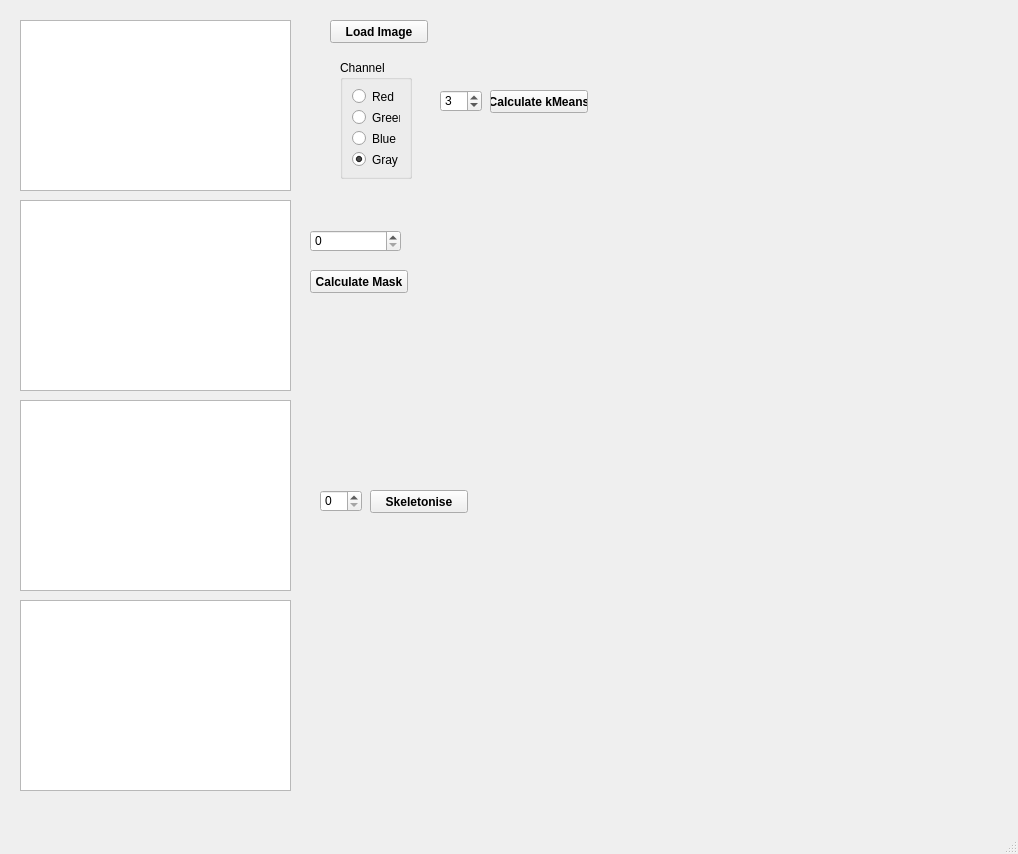
<?xml version="1.0" encoding="UTF-8"?>
<ui version="4.0">
 <class>radius</class>
 <widget class="QMainWindow" name="radius">
  <property name="geometry">
   <rect>
    <x>0</x>
    <y>0</y>
    <width>1018</width>
    <height>854</height>
   </rect>
  </property>
  <property name="windowTitle">
   <string>Nano2021</string>
  </property>
  <property name="windowIcon">
   <iconset>
    <normaloff>../../.designer/backup/ico.svg</normaloff>../../.designer/backup/ico.svg</iconset>
  </property>
  <widget class="QWidget" name="centralwidget">
   <widget class="QSplitter" name="splitter_2">
    <property name="geometry">
     <rect>
      <x>9</x>
      <y>692</y>
      <width>16</width>
      <height>0</height>
     </rect>
    </property>
    <property name="orientation">
     <enum>Qt::Vertical</enum>
    </property>
    <widget class="QSplitter" name="splitter">
     <property name="sizePolicy">
      <sizepolicy hsizetype="Fixed" vsizetype="Fixed">
       <horstretch>0</horstretch>
       <verstretch>0</verstretch>
      </sizepolicy>
     </property>
     <property name="orientation">
      <enum>Qt::Horizontal</enum>
     </property>
    </widget>
   </widget>
   <widget class="QPushButton" name="button_open">
    <property name="geometry">
     <rect>
      <x>330</x>
      <y>20</y>
      <width>98</width>
      <height>23</height>
     </rect>
    </property>
    <property name="font">
     <font>
      <weight>75</weight>
      <bold>true</bold>
     </font>
    </property>
    <property name="text">
     <string>Load Image</string>
    </property>
    <property name="shortcut">
     <string>Ctrl+S</string>
    </property>
   </widget>
   <widget class="ImageView" name="im_orig">
    <property name="geometry">
     <rect>
      <x>20</x>
      <y>20</y>
      <width>271</width>
      <height>171</height>
     </rect>
    </property>
   </widget>
   <widget class="ImageView" name="im_mask">
    <property name="geometry">
     <rect>
      <x>20</x>
      <y>400</y>
      <width>271</width>
      <height>191</height>
     </rect>
    </property>
   </widget>
   <widget class="QSpinBox" name="threshold">
    <property name="geometry">
     <rect>
      <x>310</x>
      <y>230</y>
      <width>91</width>
      <height>22</height>
     </rect>
    </property>
    <property name="minimum">
     <number>0</number>
    </property>
    <property name="maximum">
     <number>255</number>
    </property>
   </widget>
   <widget class="QPushButton" name="button_mask">
    <property name="geometry">
     <rect>
      <x>310</x>
      <y>270</y>
      <width>98</width>
      <height>23</height>
     </rect>
    </property>
    <property name="font">
     <font>
      <weight>75</weight>
      <bold>true</bold>
     </font>
    </property>
    <property name="text">
     <string>Calculate Mask</string>
    </property>
    <property name="shortcut">
     <string>Ctrl+S</string>
    </property>
   </widget>
   <widget class="QSpinBox" name="n_clusters">
    <property name="geometry">
     <rect>
      <x>440</x>
      <y>90</y>
      <width>42</width>
      <height>22</height>
     </rect>
    </property>
    <property name="minimum">
     <number>2</number>
    </property>
    <property name="maximum">
     <number>11</number>
    </property>
    <property name="value">
     <number>3</number>
    </property>
   </widget>
   <widget class="QPushButton" name="button_kmeans">
    <property name="geometry">
     <rect>
      <x>490</x>
      <y>90</y>
      <width>98</width>
      <height>23</height>
     </rect>
    </property>
    <property name="font">
     <font>
      <weight>75</weight>
      <bold>true</bold>
     </font>
    </property>
    <property name="text">
     <string>Calculate kMeans</string>
    </property>
    <property name="shortcut">
     <string>Ctrl+S</string>
    </property>
   </widget>
   <widget class="QGroupBox" name="groupBox">
    <property name="geometry">
     <rect>
      <x>340</x>
      <y>60</y>
      <width>72</width>
      <height>119</height>
     </rect>
    </property>
    <property name="title">
     <string>Channel</string>
    </property>
    <layout class="QVBoxLayout" name="verticalLayout">
     <item>
      <widget class="QRadioButton" name="ch_red">
       <property name="text">
        <string>Red</string>
       </property>
      </widget>
     </item>
     <item>
      <widget class="QRadioButton" name="ch_green">
       <property name="text">
        <string>Green</string>
       </property>
      </widget>
     </item>
     <item>
      <widget class="QRadioButton" name="ch_blue">
       <property name="text">
        <string>Blue</string>
       </property>
      </widget>
     </item>
     <item>
      <widget class="QRadioButton" name="ch_gray">
       <property name="text">
        <string>Gray</string>
       </property>
       <property name="checked">
        <bool>true</bool>
       </property>
      </widget>
     </item>
    </layout>
   </widget>
   <widget class="ImageView" name="im_channel">
    <property name="geometry">
     <rect>
      <x>20</x>
      <y>200</y>
      <width>271</width>
      <height>191</height>
     </rect>
    </property>
   </widget>
   <widget class="ImageView" name="im_skinny">
    <property name="geometry">
     <rect>
      <x>20</x>
      <y>600</y>
      <width>271</width>
      <height>191</height>
     </rect>
    </property>
   </widget>
   <widget class="QSpinBox" name="islands">
    <property name="geometry">
     <rect>
      <x>320</x>
      <y>490</y>
      <width>42</width>
      <height>22</height>
     </rect>
    </property>
    <property name="minimum">
     <number>0</number>
    </property>
    <property name="maximum">
     <number>255</number>
    </property>
   </widget>
   <widget class="QPushButton" name="button_skel">
    <property name="geometry">
     <rect>
      <x>370</x>
      <y>490</y>
      <width>98</width>
      <height>23</height>
     </rect>
    </property>
    <property name="font">
     <font>
      <weight>75</weight>
      <bold>true</bold>
     </font>
    </property>
    <property name="text">
     <string>Skeletonise</string>
    </property>
    <property name="shortcut">
     <string>Ctrl+S</string>
    </property>
   </widget>
  </widget>
  <widget class="QStatusBar" name="statusbar"/>
 </widget>
 <customwidgets>
  <customwidget>
   <class>ImageView</class>
   <extends>QGraphicsView</extends>
   <header location="global">pyqtgraph</header>
  </customwidget>
 </customwidgets>
 <resources/>
 <connections/>
</ui>
